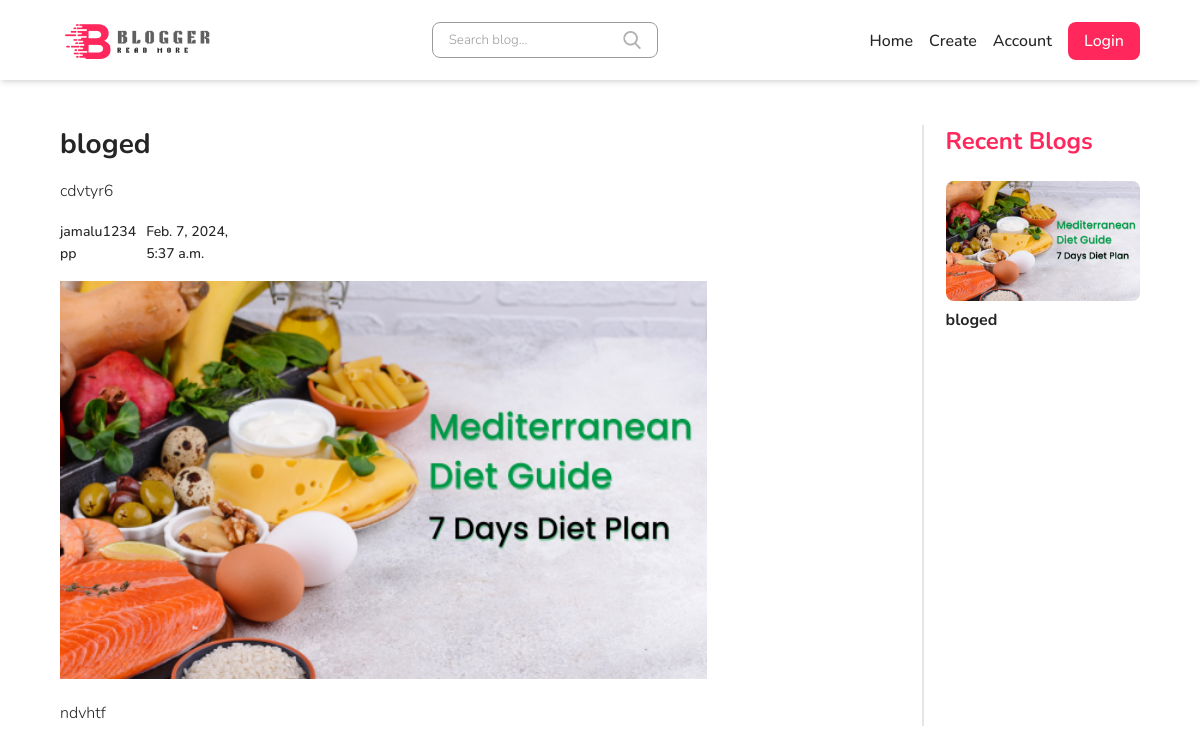
Page /blog/1/ on the committed database.
### web/models.py (models this page shows, shortened)
class Blog(models.Model):
    title = models.CharField(max_length=225)
    short_discription = models.CharField(max_length=225)
    image = models.ImageField(upload_to="blogs")
    created_on = models.DateTimeField(auto_now=True)
    discription = models.TextField()
    author = models.ForeignKey(Auther, on_delete=models.CASCADE)
    category = models.ForeignKey(Category, on_delete=models.CASCADE)
    tags = models.ManyToManyField(Tag)
    class Meta:
        db_table = "web_blog"
        verbose_name = "blog"
        verbose_name_plural = "blogs"
        ordering = ["-id"]

### users/models.py (models this page shows, shortened)
class Auther(models.Model):
    user = models.OneToOneField(User, on_delete=models.CASCADE)
    class Meta:
        db_table = "users_auther"
        verbose_name = "auther"
        verbose_name_plural = "authers"
        ordering = ["-id"]

### web/views.py (the view)
# urls.py: path('blog/<int:id>/',views.blog, name="blog"),
def blog(request, id):
    blog = Blog.objects.get(id=id)
    blogs = Blog.objects.all()[:5]
    context = {
    "blog":blog,
    "blogs":blogs
    }
    return render(request, 'web/blog.html', context=context)

### templates/web/blog.html
{% extends 'base/base.html' %}
{% block container %}
{% include 'includes/header.html' %}
    <section id="blog-details">
        <section class="wrapper">
            <div class="left">
                <h1>{{blog.title}}</h1>
                <p>{{blog.short_discription}}</p>
                <div>
                    <p>{{blog.author.user.first_name}} {{blog.author.user.last_name}}</p>
                    <p>{{blog.created_on}}</p>
                </div>
                <img src="{{blog.image.url}}" alt="blog">
                <p>{{blog.discription}}</p>
            </div>
            <div class="right">
                <h3>Recent Blogs</h3>
                {% for blog in blogs %}
                <div>
                    <img src="{{blog.image.url}}" alt="blog">
                    <a href="{% url 'web:blog' id=blog.id %}">
                        <h3>{{blog.title}}</h3>
                    </a>
                </div>
                {% endfor %}
            </div>
        </section>
    </section>
{% endblock %}

### static/css/style.css (style rules this page uses)
* { margin: 0; padding: 0; border: 0; vertical-align: baseline; background: transparent; font-weight: normal; text-decoration: none; outline: none; -webkit-box-sizing: border-box; -moz-box-sizing: border-box; box-sizing: border-box; --red: #FF275B; --gray: #606060; --white: #FFFFFF; --dark: #252525; }
body { font-family: "Nunito", Arial, Helvetica, sans-serif; font-size: 17px; color: var(--dark); overflow-x: hidden; min-width: 320px; font-weight: 500; }
a { color: var(--dark); }
p { line-height:1.6em; font-size: 16px; font-family: "Nunito", Arial; font-weight: 500; color: var(--dark); }
.wrapper { width: 90%; margin: 0 auto; }
::placeholder { color: #9B9B9B; opacity: 1; }
#blog-details { padding: 45px 0; }
#blog-details .wrapper { display: flex; justify-content: space-between; align-items: start; }
#blog-details .wrapper div.left { width: 80%; border-right: 2px solid #e6e4e4; }
#blog-details .wrapper div.left h1 { font-size: 28px; font-weight: 700; margin-bottom: 16px; }
#blog-details .wrapper div.left p { font-size: 16px; font-weight: 500; margin-top: 16px; width: 90%; }
#blog-details .wrapper div.left div { display: flex; justify-content: start; align-items: center; margin-bottom: 16px; }
#blog-details .wrapper div.left div p { font-size: 14px; font-weight: 600; width: 10%; }
#blog-details .wrapper div.left img { width: 75%; }
#blog-details .wrapper div.right { width: 18%; }
#blog-details .wrapper div.right h3 { font-size: 24px; font-weight: 700; margin-bottom: 24px; color: var(--red); }
#blog-details .wrapper div.right div { margin-bottom: 24px; }
#blog-details .wrapper div.right div img { width: 100%; display: block; margin-bottom: 8px; border-radius: 8px; }
#blog-details .wrapper div.right div h3 { font-size: 16px; font-weight: 700; color: var(--dark); }

### rows in the picture
Blog: title "bloged", short_discription "cdvtyr6", author.user.first_name "jamalu1234", author.user.last_name "pp", created_on "Feb. 7, 2024, 5:37 a.m.", image (picture), discription "ndvhtf"
